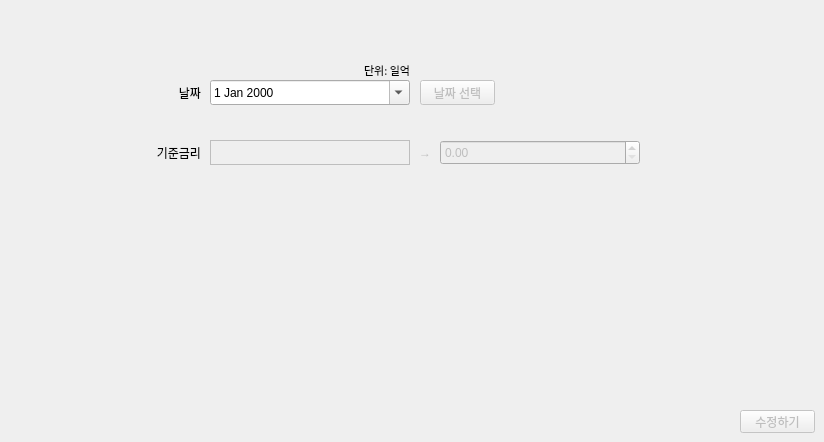
        <widget class="QWidget" name="baserate_tab_edit">
         <attribute name="title">
          <string>데이터 수정</string>
         </attribute>
         <widget class="QWidget" name="widget_9" native="true">
          <property name="geometry">
           <rect>
            <x>70</x>
            <y>50</y>
            <width>731</width>
            <height>300</height>
           </rect>
          </property>
          <widget class="QLabel" name="baserate_label_edit">
           <property name="geometry">
            <rect>
             <x>140</x>
             <y>60</y>
             <width>200</width>
             <height>20</height>
            </rect>
           </property>
           <property name="font">
            <font>
             <family>맑은 고딕</family>
             <pointsize>8</pointsize>
            </font>
           </property>
           <property name="text">
            <string/>
           </property>
           <property name="alignment">
            <set>Qt::AlignRight|Qt::AlignTop|Qt::AlignTrailing</set>
           </property>
          </widget>
          <widget class="QDateEdit" name="baserate_date_edit">
           <property name="geometry">
            <rect>
             <x>140</x>
             <y>30</y>
             <width>200</width>
             <height>25</height>
            </rect>
           </property>
           <property name="calendarPopup">
            <bool>true</bool>
           </property>
          </widget>
          <widget class="QWidget" name="baserate_group_edit" native="true">
           <property name="enabled">
            <bool>false</bool>
           </property>
           <property name="geometry">
            <rect>
             <x>140</x>
             <y>90</y>
             <width>521</width>
             <height>191</height>
            </rect>
           </property>
           <widget class="QDoubleSpinBox" name="baserate_spin_edit1">
            <property name="geometry">
             <rect>
              <x>230</x>
              <y>0</y>
              <width>200</width>
              <height>25</height>
             </rect>
            </property>
            <property name="decimals">
             <number>2</number>
            </property>
            <property name="maximum">
             <double>99.989999999999995</double>
            </property>
            <property name="singleStep">
             <double>0.010000000000000</double>
            </property>
           </widget>
           <widget class="QLabel" name="baserate_label_edit1">
            <property name="geometry">
             <rect>
              <x>0</x>
              <y>0</y>
              <width>200</width>
              <height>25</height>
             </rect>
            </property>
            <property name="autoFillBackground">
             <bool>false</bool>
            </property>
            <property name="frameShape">
             <enum>QFrame::Box</enum>
            </property>
            <property name="text">
             <string/>
            </property>
           </widget>
           <widget class="QLabel" name="label_91">
            <property name="geometry">
             <rect>
              <x>200</x>
              <y>0</y>
              <width>30</width>
              <height>25</height>
             </rect>
            </property>
            <property name="text">
             <string>→</string>
            </property>
            <property name="alignment">
             <set>Qt::AlignCenter</set>
            </property>
           </widget>
          </widget>
          <widget class="QLabel" name="label_97">
           <property name="geometry">
            <rect>
             <x>30</x>
             <y>90</y>
             <width>101</width>
             <height>25</height>
            </rect>
           </property>
           <property name="text">
            <string>기준금리</string>
           </property>
           <property name="alignment">
            <set>Qt::AlignRight|Qt::AlignTrailing|Qt::AlignVCenter</set>
           </property>
          </widget>
          <widget class="QLabel" name="label_98">
           <property name="geometry">
            <rect>
             <x>30</x>
             <y>30</y>
             <width>101</width>
             <height>25</height>
            </rect>
           </property>
           <property name="text">
            <string>날짜</string>
           </property>
           <property name="alignment">
            <set>Qt::AlignRight|Qt::AlignTrailing|Qt::AlignVCenter</set>
           </property>
          </widget>
          <widget class="QLabel" name="label_100">
           <property name="geometry">
            <rect>
             <x>240</x>
             <y>10</y>
             <width>100</width>
             <height>20</height>
            </rect>
           </property>
           <property name="font">
            <font>
             <family>맑은 고딕</family>
             <pointsize>8</pointsize>
            </font>
           </property>
           <property name="text">
            <string>단위: 일억</string>
           </property>
           <property name="alignment">
            <set>Qt::AlignRight|Qt::AlignTrailing|Qt::AlignVCenter</set>
           </property>
          </widget>
          <widget class="QPushButton" name="baserate_btn_editDate">
           <property name="enabled">
            <bool>false</bool>
           </property>
           <property name="geometry">
            <rect>
             <x>350</x>
             <y>30</y>
             <width>75</width>
             <height>25</height>
            </rect>
           </property>
           <property name="text">
            <string>날짜 선택</string>
           </property>
          </widget>
         </widget>
         <widget class="QPushButton" name="baserate_btn_edit">
          <property name="enabled">
           <bool>false</bool>
          </property>
          <property name="geometry">
           <rect>
            <x>740</x>
            <y>410</y>
            <width>75</width>
            <height>23</height>
           </rect>
          </property>
          <property name="text">
           <string>수정하기</string>
          </property>
         </widget>
        </widget>
